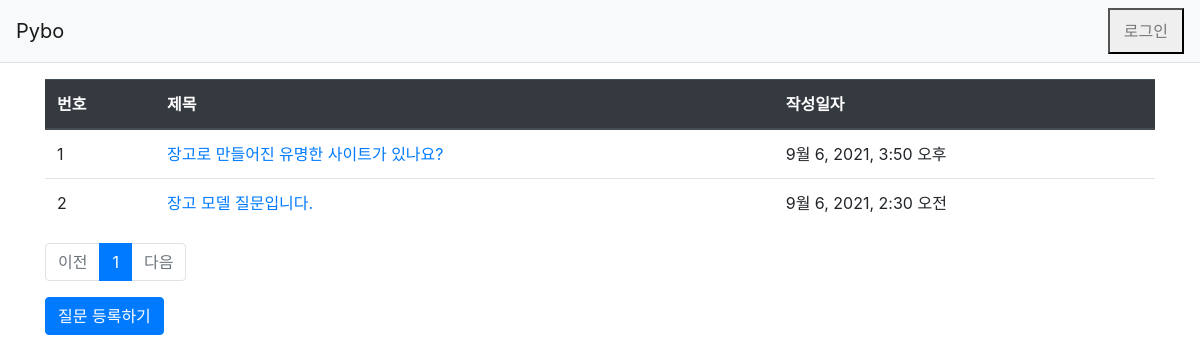
Before: /pybo/ with the older database file.
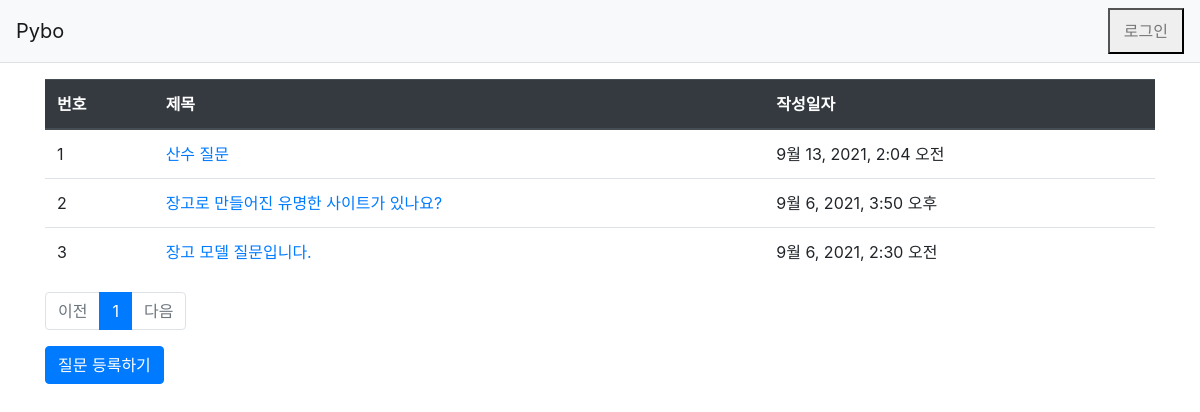
After: the same page with the newer database file.
### pybo/models.py (models this page shows, shortened)
class Question(models.Model):
    subject = models.CharField(max_length=200) # 질문의 제목 (최대 200자)
    content = models.TextField() # 질문의 내용
    create_date = models.DateTimeField() # 질문을 작성한 일시

### pybo/views.py (the view)
# urls.py: path('', views.index, name='index'),
def index(request):
    page = request.GET.get('page', '1') # 페이지
    question_list = Question.objects.order_by('-create_date') # 작성일시 역순으로 정렬
    paginator = Paginator(question_list, 10) # 페이지당 10개씩 보여주기
    page_obj = paginator.get_page(page)
    context = {'question_list': page_obj}
    return render(request, 'pybo/question_list.html', context) # 파이썬 데이터를 템플릿에 적용하여 HTML로 반환

### templates/pybo/question_list.html
{% extends 'base.html' %}
{% block content %}
<div class="container my-3">
    <table class="table">
        <thead>
        <tr class="thead-dark">
            <th>번호</th>
            <th>제목</th>
            <th>작성일자</th>
        </tr>
        </thead>
        <tbody>
        {% if question_list %}
        {% for question in question_list %}
        <tr>
            <td>{{ forloop.counter }}</td>
            <td>
                <a href="{% url 'pybo:detail' question.id %}">{{ question.subject }}</a>
            </td>
            <td>{{ question.create_date }}</td>
        </tr>
        {% endfor %}
        {% else %}
        <tr>
            <td colspan="3">질문이 없습니다.</td>
        </tr>
        {% endif %}
        </tbody>
    </table>
    <ul class="pagination justify-content-conter">
        {% if question_list.has_previous %}
        <li class="page-item">
            <a class="page-link" href="?page={{ question_list.previous_page_number }}">이전</a>
        </li>
        {% else %}
        <li class="page-item disabled">
            <a class="page-link" tabindex="-1" aria-disabled="true" href="#">이전</a>
        </li>
        {% endif %}
        {% for page_number in question_list.paginator.page_range %}
            {% if page_number == question_list.number %}
            <li class="page-item active" aria-current="page">
                <a class="page-link" href="?page={{ page_number }}">{{ page_number }}</a>
            </li>
            {% else %}
            <li class="page-item">
                <a class="page-link" href="?page={{ page_number }}">{{ page_number }}</a>
            </li>
            {% endif %}
        {% endfor %}
        {% if question_list.has_next %}
        <li class="page-item">
            <a class="page-link" href="?page-{{ question_list.next_page_number }}">다음</a>
        </li>
        {% else %}
        <li class="page-item disabled">
            <a class="page-link" tabindex="-1" aria-disabled="true" href="#">다음</a>
        </li>
        {% endif %}
    </ul>
    <a href="{% url 'pybo:question_create' %}" class="btn btn-primary">질문 등록하기</a>
</div>
{% endblock %}

### templates/base.html (shortened to what this page needs)
{% load static %}
<!doctype html>
<htmlf lang="ko">
<head>
    <link rel="stylesheet" type="text/css" href="{% static 'bootstrap.min.css' %}">
    <link rel="stylesheet" type="text/css" href="{% static 'style.css' %}">
</head>
<body>
{% include "navbar.html" %}
{% block content %}
{% endblock %}
</body>
</htmlf>

### templates/navbar.html
<nav class="navbar navbar-expand-lg navbar-light bg-light border-bottom">
    <a class="navbar-brand" href="{% url 'pybo:index' %}">Pybo</a>
    <button class="navbar-toggle ml-auto" type="button" data-toggle="collapse" data-target="#navbarNav"
        aria-controls="navbarNav" aria-expended="false" aira-label="Toggle navigation">
        <span class="collapse navbar-collapse flex-grow-0" id="navbarNav">
            <ul class="navbar-nav">
                <li class="nav-item">
                    <a class="nav-link" href="#">로그인</a>
                </li>
            </ul>
        </span>
    </button>
</nav>

Changed rows visible on the page:
added Question: subject "산수 질문", create_date "9월 13, 2021, 2:04 오전"
